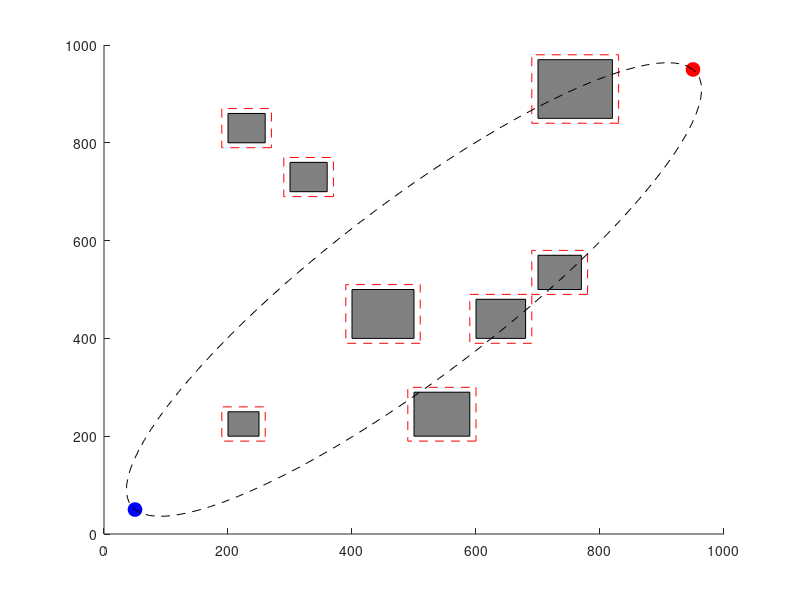

This chart was generated by the following MATLAB code: (Note: this script raises an error after producing the figure.)
%function informedrrt
clc;
clear all;
close all;
    % Map and obstacle settings
    map_size = [1000, 1000];
    obstacles = [
        200, 200, 50, 50;
        400, 400, 100, 100;
        600, 400, 80, 80;
        300, 700, 60, 60;
        700, 850, 120, 120;
        500, 200, 90, 90;
        700, 500, 70, 70;
        200, 800, 60, 60;
    ];
    no_go_zone = 10; % Adjusted no-go zone

    % Starting and goal positions
    start = [50, 50];
    goal = [950, 950];
    max_iter = 10000;
    initial_step_size = 40;
    min_step_size = 30; % minimum step size for dynamic adjustment
    radius = 30;
    goalBias = 0.4;

    % Initialize the tree
    nodes(1).coord = start;
    nodes(1).cost = 0;
    nodes(1).parent = 0;

    figure;
    hold on;
    axis([0 map_size(1) 0 map_size(2)]);
    
    % Plot obstacles
    for i = 1:size(obstacles, 1)
        rectangle('Position', obstacles(i,:), 'FaceColor', [0.5 0.5 0.5]);
    end
    
    % Plot no-go zones
    for i = 1:size(obstacles, 1)
        rect = obstacles(i,:) + [-no_go_zone, -no_go_zone, 2*no_go_zone, 2*no_go_zone];
        rectangle('Position', rect, 'EdgeColor', 'r', 'LineStyle', '--');
    end
    
    % Plot start and goal points
    plot(start(1), start(2), 'bo', 'MarkerSize', 10, 'MarkerFaceColor', 'b');
    plot(goal(1), goal(2), 'ro', 'MarkerSize', 10, 'MarkerFaceColor', 'r');

    % Calculate ellipsoid parameters
    c_min = norm(start - goal);
    center = (start + goal) / 2;
    rotation = atan2(goal(2) - start(2), goal(1) - start(1));
    a = c_min / 2;  % Semi-major axis
    b = a / 4;  % Semi-minor axis, reduced to make the ellipsoid slimmer

    % Plot the ellipsoid
    theta = linspace(0, 2*pi, 100);
    ellipse_x = center(1) + a * cos(theta) * cos(rotation) - b * sin(theta) * sin(rotation);
    ellipse_y = center(2) + a * cos(theta) * sin(rotation) + b * sin(theta) * cos(rotation);
    plot(ellipse_x, ellipse_y, 'k--');

    % Main RRT* algorithm
    tic;
    foundGoal = false;
    for i = 1:max_iter
        % Generate a random sample within the ellipsoid
        sample = sample_with_goal_bias(goal, goalBias, foundGoal, nodes, start, obstacles, no_go_zone, map_size, center, a, b, rotation);

        % Find the nearest node in the tree
        [nearest_node, nearest_idx] = findNearestNode(nodes, sample);
        
        % Adjust step size dynamically based on distance to the goal
        distance_to_goal = norm(nearest_node.coord - goal);
        step_size = max(min_step_size, initial_step_size * (distance_to_goal / c_min));
        
        % Create a new node in the direction of the sample
        new_node.coord = steer(nearest_node.coord, sample, step_size, map_size);
        if ~collisionFree(nearest_node.coord, new_node.coord, obstacles, no_go_zone)
            continue;
        end
        
        new_node.cost = nearest_node.cost + norm(new_node.coord - nearest_node.coord);
        new_node.parent = nearest_idx;
        
        % Find neighbors within a radius
        neighbors = findNeighbors(nodes, new_node.coord, radius);
        
        % Choose the best parent
        for j = 1:length(neighbors)
            neighbor = nodes(neighbors(j));
            if collisionFree(neighbor.coord, new_node.coord, obstacles, no_go_zone)
                new_cost = neighbor.cost + norm(new_node.coord - neighbor.coord);
                if new_cost < new_node.cost
                    new_node.cost = new_cost;
                    new_node.parent = neighbors(j);
                end
            end
        end
        
        % Add the new node to the tree
        nodes = [nodes, new_node];
        plot([nodes(new_node.parent).coord(1), new_node.coord(1)], ...
             [nodes(new_node.parent).coord(2), new_node.coord(2)], 'g');

        % Rewire the tree
        for j = 1:length(neighbors)
            neighbor = nodes(neighbors(j));
            if neighbor.parent ~= 0 && collisionFree(new_node.coord, neighbor.coord, obstacles, no_go_zone)
                new_cost = new_node.cost + norm(new_node.coord - neighbor.coord);
                if new_cost < neighbor.cost
                    plot([nodes(neighbor.parent).coord(1), neighbor.coord(1)], ...
                         [nodes(neighbor.parent).coord(2), neighbor.coord(2)], 'w');
                    neighbor.cost = new_cost;
                    neighbor.parent = length(nodes);
                    nodes(neighbors(j)) = neighbor;
                    plot([new_node.coord(1), neighbor.coord(1)], ...
                         [new_node.coord(2), neighbor.coord(2)], 'g');
                end
            end
        end
        
        % Check if we have reached the goal
        if norm(new_node.coord - goal) < step_size
            foundGoal = true;
            disp('Goal reached');
            break;
        end
        
        drawnow;
    end
    time_taken = toc;
    num_nodes = length(nodes);

    % Check if the goal was reached
    if norm(nodes(end).coord - goal) >= step_size
        disp('Goal not reached');
        return;
    end

    % Extract the path
    path = [goal];
    node = nodes(end);
    while node.parent ~= 0
        node = nodes(node.parent);
        path = [node.coord; path];
    end
    path = [start; path];
    
    % Plot the final path
    plot(path(:,1), path(:,2), 'r', 'LineWidth', 2);
    hold off;
    
    % Calculate the path length
    path_length = sum(sqrt(sum(diff(path).^2, 2)));
    
    % Display results
    fprintf('Time taken: %.2f seconds\n', time_taken);
    fprintf('Number of nodes: %d\n', num_nodes);
    fprintf('Path length: %.2f units\n', path_length);
%end

function [nearest_node, nearest_idx] = findNearestNode(nodes, sample)
    dists = arrayfun(@(n) norm(n.coord - sample), nodes);
    [~, nearest_idx] = min(dists);
    nearest_node = nodes(nearest_idx);
end

function new_coord = steer(from, to, step_size, map_size)
    direction = to - from;
    distance = norm(direction);
    new_coord = from + min(step_size, distance) * (direction / distance);
    
    % Ensure the new coordinate is within the map boundaries
    new_coord = max([0, 0], min(map_size, new_coord));
end

function free = collisionFree(from, to, obstacles, no_go_zone)
    free = true;
    for i = 1:size(obstacles, 1)
        obs = obstacles(i,:) + [-no_go_zone, -no_go_zone, 2*no_go_zone, 2*no_go_zone];
        if pointInRect(to, obs) || pointInRect(from, obs) || lineIntersectsRect(from, to, obs)
            free = false;
            return;
        end
    end
end

function intersects = lineIntersectsRect(p1, p2, rect)
    rect_points = [rect(1), rect(2);
                   rect(1)+rect(3), rect(2);
                   rect(1)+rect(3), rect(2)+rect(4);
                   rect(1), rect(2)+rect(4)];
    for i = 1:4
        p3 = rect_points(i, :);
        p4 = rect_points(mod(i, 4) + 1, :);
        if lineIntersect(p1, p2, p3, p4)
            intersects = true;
            return;
        end
    end
    intersects = false;
end

function intersect = lineIntersect(p1, p2, p3, p4)
    a1 = p2(2) - p1(2);
    b1 = p1(1) - p2(1);
    c1 = a1 * p1(1) + b1 * p1(2);
    a2 = p4(2) - p3(2);
    b2 = p3(1) - p4(1);
    c2 = a2 * p3(1) + b2 * p3(2);
    det = a1 * b2 - a2 * b1;
    if det == 0
        intersect = false;
    else
        x = (b2 * c1 - b1 * c2) / det;
        y = (a1 * c2 - a2 * c1) / det;
        intersect = (min(p1(1), p2(1)) <= x && x <= max(p1(1), p2(1)) && ...
                     min(p1(2), p2(2)) <= y && y <= max(p1(2), p2(2)) && ...
                     min(p3(1), p4(1)) <= x && x <= max(p3(1), p4(1)) && ...
                     min(p3(2), p4(2)) <= y && y <= max(p3(2), p4(2)));
    end
end

function inside = pointInRect(point, rect)
    inside = (rect(1) <= point(1) && point(1) <= rect(1) + rect(3) && ...
              rect(2) <= point(2) && point(2) <= rect(2) + rect(4));
end

function neighbors = findNeighbors(nodes, coord, radius)
    neighbors = [];
    for i = 1:length(nodes)
        if norm(nodes(i).coord - coord) <= radius
            neighbors = [neighbors, i];
        end
    end
end

function sample = sample_with_goal_bias(goal, goalBias, foundGoal, nodes, start, obstacles, no_go_zone, map_size, center, a, b, rotation)
    if foundGoal
        while true
            % Sample within the ellipsoid
            theta = 2 * pi * rand();
            r = sqrt(rand());
            sample = center + r * [a * cos(theta) * cos(rotation) - b * sin(theta) * sin(rotation), ...
                                   a * cos(theta) * sin(rotation) + b * sin(theta) * cos(rotation)];
            if isValidSample(sample, obstacles, no_go_zone, map_size, center, a, b, rotation)
                return;
            end
        end
    else
        if rand() < goalBias
            sample = goal;
        else
            while true
                % Sample within the ellipsoid
                theta = 2 * pi * rand();
                r = sqrt(rand());
                sample = center + r * [a * cos(theta) * cos(rotation) - b * sin(theta) * sin(rotation), ...
                                       a * cos(theta) * sin(rotation) + b * sin(theta) * cos(rotation)];
                if isValidSample(sample, obstacles, no_go_zone, map_size, center, a, b, rotation)
                    return;
                end
            end
        end
    end
end

function valid = isValidSample(sample, obstacles, no_go_zone, map_size, center, a, b, rotation)
    % Check if the sample is within map boundaries
    if sample(1) < 0 || sample(1) > map_size(1) || sample(2) < 0 || sample(2) > map_size(2)
        valid = false;
        return;
    end
    % Check if the sample is within the ellipsoid
    relative_sample = sample - center;
    ellipsoid_value = (relative_sample(1) * cos(rotation) + relative_sample(2) * sin(rotation))^2 / a^2 + ...
                      (relative_sample(1) * sin(rotation) - relative_sample(2) * cos(rotation))^2 / b^2;
    if ellipsoid_value > 1
        valid = false;
        return;
    end
    % Check if the sample is within any no-go zones
    for i = 1:size(obstacles, 1)
        rect = obstacles(i,:) + [-no_go_zone, -no_go_zone, 2*no_go_zone, 2*no_go_zone];
        if pointInRect(sample, rect)
            valid = false;
            return;
        end
    end
    valid = true;
end